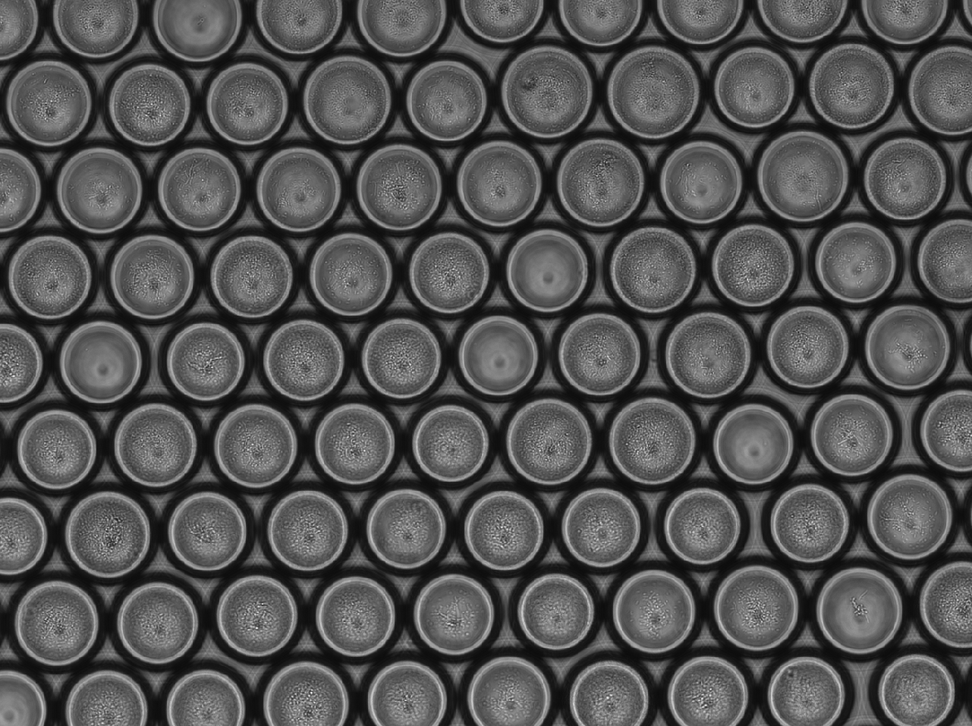
%> input picture droplet_histograms/Figure1/images/brightfield/20190611_100um.BMP, 972 x 726 px, shrunk from 1281 x 957 before the run
$ octave dropletvariation_100um_MC.m   (GNU Octave 9; MATLAB toolbox functions it lacks are replaced by stand-ins)
%> lines starting %> are read from the running program, lines starting %| are printed output that depends on the picture; in (x1, y1, x2, y2) boxes, pixels count from 0 and x2, y2 are one past the last pixel; in counts of white or black regions, pixels touching at a corner belong together; the program's own positions count from 1
%requires 2 brightfield and ImageJ-edited fluorescence photos to have more
%than 100 droplets for 150 um diameter droplets

%construct full brightfield microscopy image
image1 = imread('images/brightfield/20190611_100um.BMP');
%> image1 is the input picture: size 726x972x3 uint8; min 12, max 247, mean 81.3
image2 = imread('images/brightfield/20190611_100um_1.BMP');
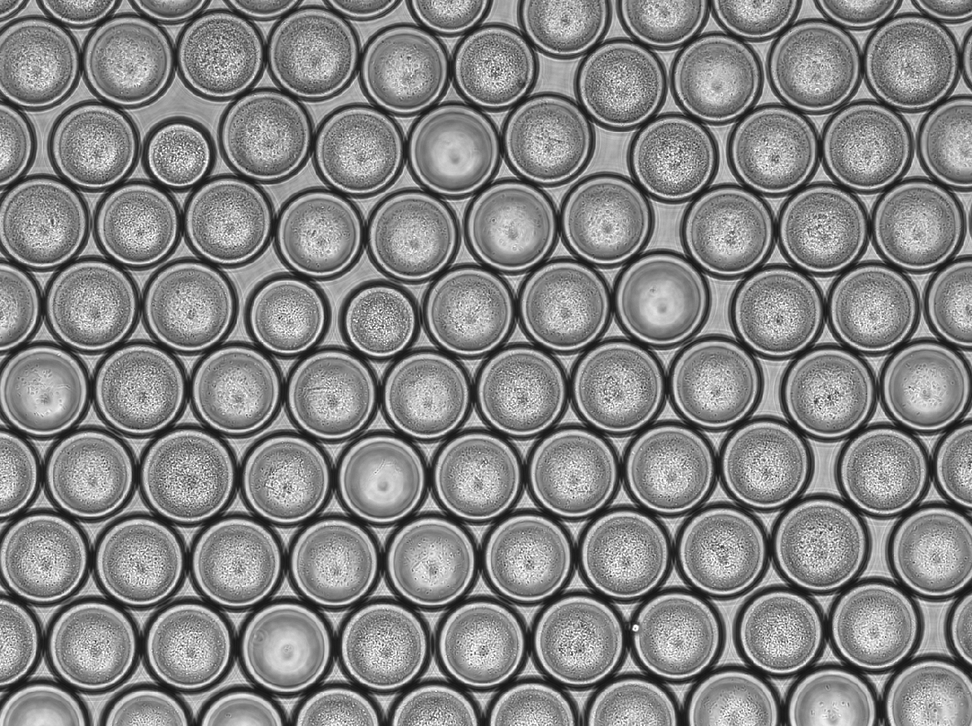
%> input picture droplet_histograms/Figure1/images/brightfield/20190611_100um_1.BMP, 972 x 726 px, shrunk from 1281 x 957 before the run
%> image2 is the input picture: size 726x972x3 uint8; min 21, max 255, mean 132.7
image_total = [image1 image2];
%construct full fluorescence image
image_fluor1 = (imread('images/fluor/C2-20190611_100um_f.jpg'));
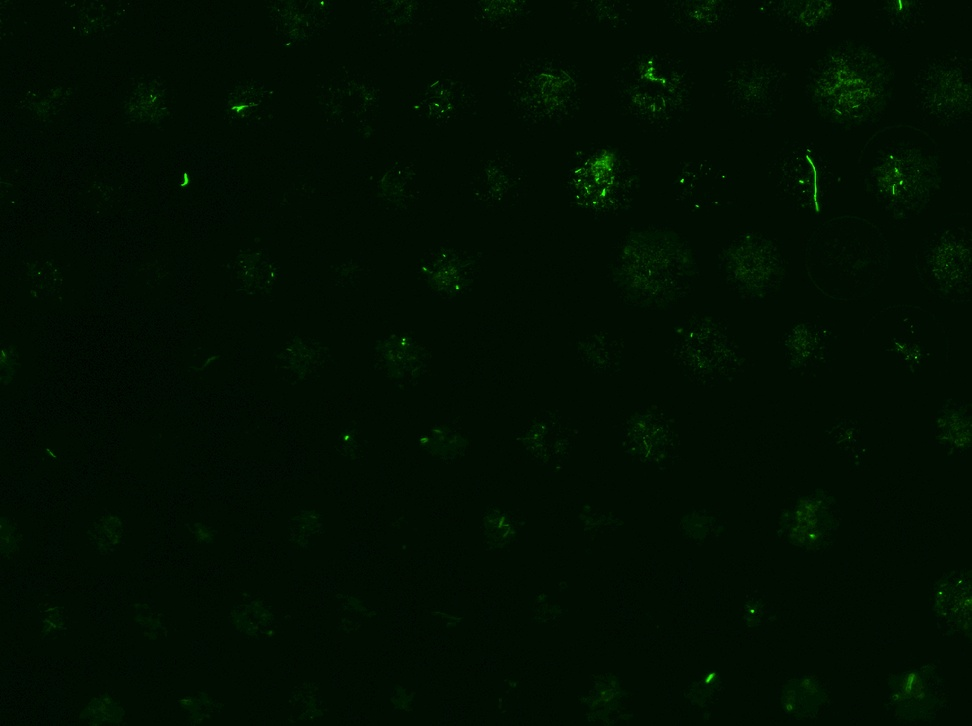
%> input picture droplet_histograms/Figure1/images/fluor/C2-20190611_100um_f.jpg, 972 x 726 px, shrunk from 1281 x 957 before the run
%> image_fluor1 is the input picture: size 726x972x3 uint8; mean R, G, B 1.2, 14.4, 1.3
image_fluor2 = (imread('images/fluor/C2-20190611_100um_1_f.jpg'));
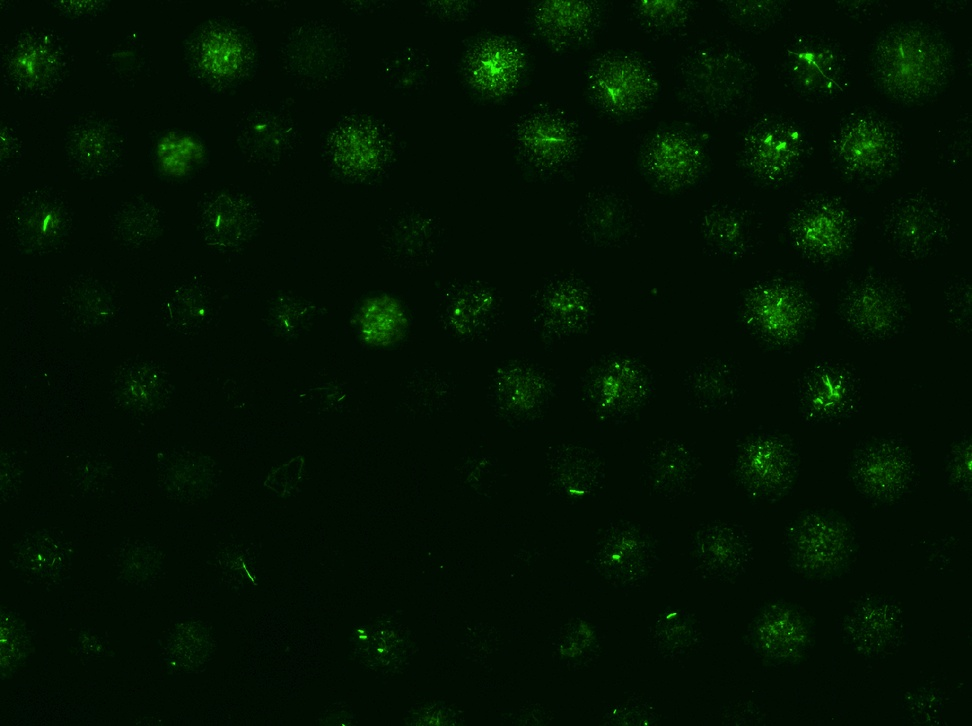
%> input picture droplet_histograms/Figure1/images/fluor/C2-20190611_100um_1_f.jpg, 972 x 726 px, shrunk from 1281 x 957 before the run
%> image_fluor2 is the input picture: size 726x972x3 uint8; mean R, G, B 1.7, 18.3, 1.4
image_fluor_total = [image_fluor1 image_fluor2];
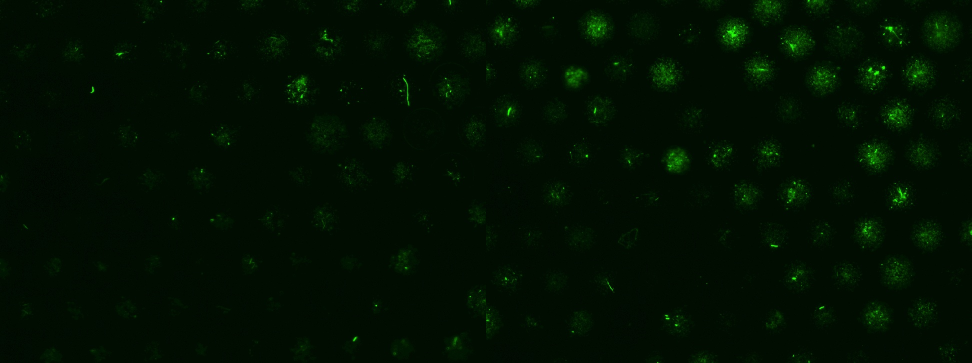
%> image_fluor_total: size 726x1944x3 uint8 (shown at 1/2 size); mean R, G, B 1.5, 16.4, 1.3

%detect droplets, may need to change sensitivity parameter to increase
%effectiveness and change diameter range to get within acceptable droplet
%size range
[centers,radii] = imfindcircles(image_total,[30 60],'Sensitivity',0.90);
%> centers = 183 rows, first 12: [1633.5 300.3; 1258.7 648.5; 1550.9 641.5; 1354.4 479.9; 1454.3 645; 1304.4 395.2; 1209.1 563.4; 1258.5 480; 1484 227.6; 1259.9 317.5; 1208.5 390.5; 1306.6 563.5]; radii = 183 values, max 45.94 at index 136, min 30.98 at index 141, mean 41.54
imshow(image_total)
imshow(image_fluor_total)
hold on
h = viscircles(centers, radii)
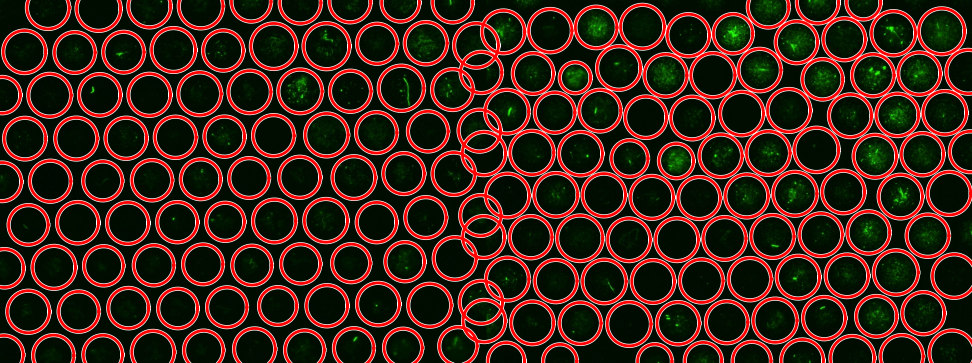
%> figure redrawn from the program's plot data; shown at 1/2 size
num_circles = length(centers);
%> num_circles = 183
hold off

%go through each droplet and calculate and track brightness value
intensity_tracker_100um = zeros(num_circles,1);
for n=1:num_circles
    center = centers(n,:);
    radius = radii(n);

    [xgrid, ygrid] = meshgrid(1:size(image_total,2), 1:size(image_total,1));
    mask = ((xgrid-center(1,1)).^2 + (ygrid-center(1,2)).^2) <= radius.^2;
    intensity_droplet = (image_fluor_total(mask));

    intensity=sum(intensity_droplet);
    norm_intensity = intensity/(radius.^2*pi);
    intensity_tracker_100um(n) = norm_intensity;
end
%> this loop made 183 passes
%> (center, radius, intensity, norm_intensity) on passes 1 to 3: ([1633.5 300.3], 44.4, 6295, 1.02), ([1258.7 648.5], 43.81, 6807, 1.13), ([1550.9 641.5], 43.74, 8630, 1.44)
%> pass 1, `mask = ((xgrid-center(1,1)).^2 + (ygrid-center(1,2)).^2) <= radius.^2;`:
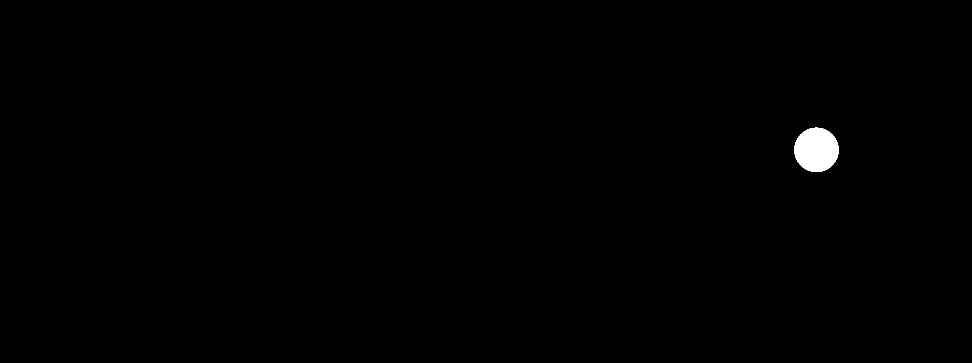
%> mask: size 726x1944 logical (shown at 1/2 size); 0.44% white; 1 white region, box (x1, y1, x2, y2) and area: (1589, 255, 1677, 344) 6188
%> pass 3, `mask = ((xgrid-center(1,1)).^2 + (ygrid-center(1,2)).^2) <= radius.^2;`:
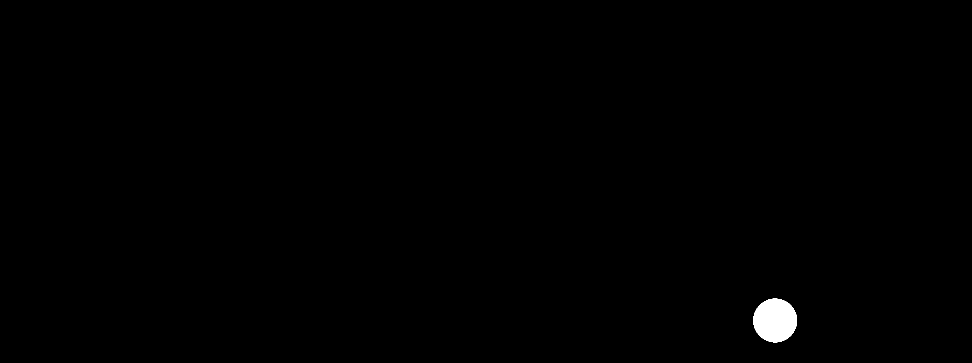
%> mask: size 726x1944 logical (shown at 1/2 size); 0.43% white; 1 white region, box (x1, y1, x2, y2) and area: (1507, 597, 1594, 685) 6017
%> after the loop, intensity_tracker_100um = 183 values, max 6.85 at index 104, min 0.538 at index 171, mean 1.6
